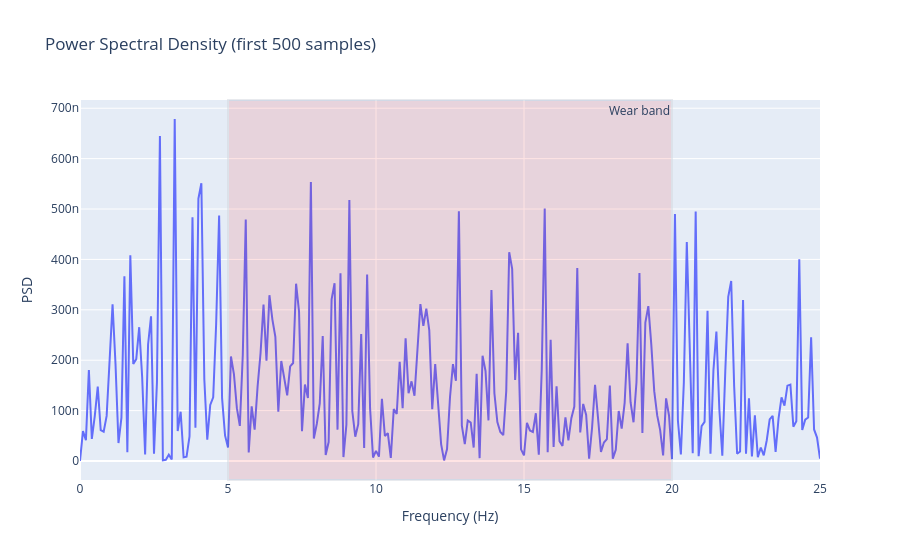

Notebook source saved alongside this figure:
### Code cell
# Full spectrum of a single segment
import numpy as np
from scipy import signal as sp_signal

median_dt = df["dt"].median()
fs = 1.0 / median_dt
segment = df["gyr_x"].iloc[:500].to_numpy()

freqs, psd = sp_signal.periodogram(segment, fs=fs)
fig = px.line(x=freqs, y=psd, title="Power Spectral Density (first 500 samples)",
              labels={"x": "Frequency (Hz)", "y": "PSD"})
fig.add_vrect(x0=5, x1=20, fillcolor="red", opacity=0.1, annotation_text="Wear band")
fig.show()

### Figure 1 — Plotly figure (JSON) as saved in the notebook; plotly's stock layout.template omitted (floating-point values rounded to 4 significant figures; data arrays with more than 128 entries replaced by an {"elided": "..."} marker saying what was removed)
{"data": [{"hovertemplate": "Frequency (Hz)=%{x}<br>PSD=%{y}<extra></extra>", "legendgroup": "", "line": {"color": "#636efa", "dash": "solid"}, "marker": {"symbol": "circle"}, "mode": "lines", "name": "", "orientation": "v", "showlegend": false, "type": "scatter", "x": {"elided": "251 float values"}, "xaxis": "x", "y": {"elided": "251 float values"}, "yaxis": "y"}], "layout": {"annotations": [{"showarrow": false, "text": "Wear band", "x": 20, "xanchor": "right", "xref": "x", "y": 1, "yanchor": "top", "yref": "y domain"}], "legend": {"tracegroupgap": 0}, "shapes": [{"fillcolor": "red", "opacity": 0.1, "type": "rect", "x0": 5, "x1": 20, "xref": "x", "y0": 0, "y1": 1, "yref": "y domain"}], "title": {"text": "Power Spectral Density (first 500 samples)"}, "xaxis": {"anchor": "y", "domain": [0.0, 1.0], "title": {"text": "Frequency (Hz)"}}, "yaxis": {"anchor": "x", "domain": [0.0, 1.0], "title": {"text": "PSD"}}}}
